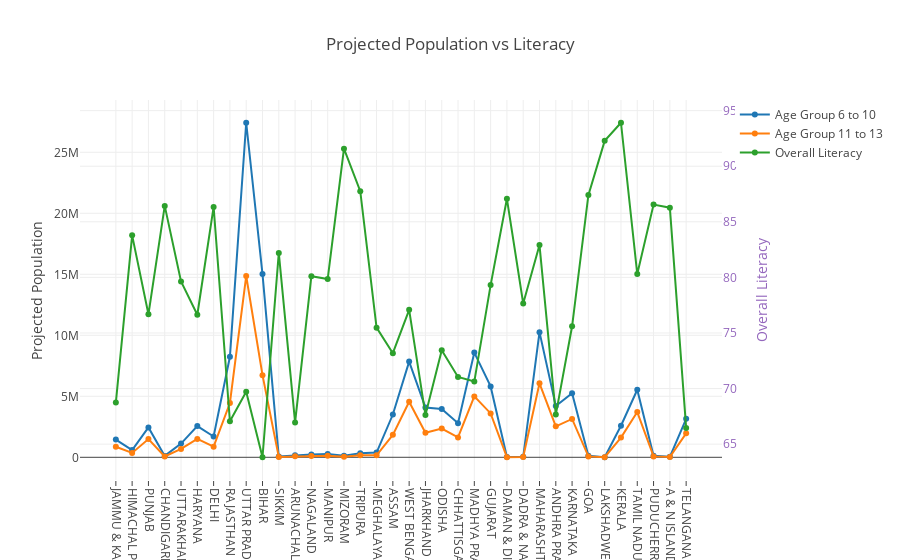

Notebook code cell kept with this figure:
### Code cell
# Creating trace1
trace1 = go.Scatter(
                    x = df_ele.STATNAME,
                    y = df_ele.TOT_6_10_15,
                    mode = "lines+markers",
                    name = "Age Group 6 to 10",
                    text= df_ele.STATNAME)
trace2 = go.Scatter(
                    x = df_ele.STATNAME,
                    y = df_ele.TOT_11_13_15,
                    mode = "lines+markers",
                    name = "Age Group 11 to 13",
                    text= df_ele.STATNAME
                    )
                    
trace3 = go.Scatter(
                    x = df_ele.STATNAME,
                    y = df_ele.OVERALL_LI,
                    mode = "lines+markers",
                    name = "Overall Literacy",
                    text= df_ele.STATNAME,
                    yaxis='y2')

data = [trace1, trace2, trace3]
layout = dict(title = 'Projected Population vs Literacy',
              xaxis= dict(
                  ticklen= 5,
                  tickangle=90,
                  zeroline= False),
                  
              yaxis=dict(
                    title='Projected Population'
                ),
              yaxis2=dict(
              title='Overall Literacy',
              titlefont=dict(
               color='rgb(148, 103, 189)'
              ),
              tickfont=dict(
              color='rgb(148, 103, 189)'
           ),
             overlaying='y',
             side='right'
         )
       )

fig = dict(data = data, layout = layout)
iplot(fig)

### Figure 1 — Plotly figure (JSON) as saved in the notebook; plotly's stock layout.template omitted (floating-point values rounded to 4 significant figures)
{"data": [{"mode": "lines+markers", "name": "Age Group 6 to 10", "text": ["JAMMU & KASHMIR", "HIMACHAL PRADESH", "PUNJAB", "CHANDIGARH", "UTTARAKHAND", "HARYANA", "DELHI", "RAJASTHAN", "UTTAR PRADESH", "BIHAR", "SIKKIM", "ARUNACHAL PRADESH", "NAGALAND", "MANIPUR", "MIZORAM", "TRIPURA", "MEGHALAYA", "ASSAM", "WEST BENGAL", "JHARKHAND", "ODISHA", "CHHATTISGARH", "MADHYA PRADESH", "GUJARAT", "DAMAN & DIU", "DADRA & NAGAR HAVELI", "MAHARASHTRA", "ANDHRA PRADESH", "KARNATAKA", "GOA", "LAKSHADWEEP", "KERALA", "TAMIL NADU", "PUDUCHERRY", "A & N ISLANDS", "TELANGANA"], "type": "scatter", "uid": "7a844ff6-38e9-4ef9-8522-687b5b6d2161", "x": ["JAMMU & KASHMIR", "HIMACHAL PRADESH", "PUNJAB", "CHANDIGARH", "UTTARAKHAND", "HARYANA", "DELHI", "RAJASTHAN", "UTTAR PRADESH", "BIHAR", "SIKKIM", "ARUNACHAL PRADESH", "NAGALAND", "MANIPUR", "MIZORAM", "TRIPURA", "MEGHALAYA", "ASSAM", "WEST BENGAL", "JHARKHAND", "ODISHA", "CHHATTISGARH", "MADHYA PRADESH", "GUJARAT", "DAMAN & DIU", "DADRA & NAGAR HAVELI", "MAHARASHTRA", "ANDHRA PRADESH", "KARNATAKA", "GOA", "LAKSHADWEEP", "KERALA", "TAMIL NADU", "PUDUCHERRY", "A & N ISLANDS", "TELANGANA"], "y": [1452682, 588162, 2447062, 114473, 1123220, 2556187, 1704499, 8238091, 27421871, 15017838, 59113, 174523, 239278, 263906, 118153, 339817, 388745, 3506540, 7843098, 4077439, 3963217, 2792441, 8585339, 5808398, 22119, 43860, 10258679, 4198314, 5249682, 120687, 5973, 2586473, 5534978, 122695, 35315, 3151811]}, {"mode": "lines+markers", "name": "Age Group 11 to 13", "text": ["JAMMU & KASHMIR", "HIMACHAL PRADESH", "PUNJAB", "CHANDIGARH", "UTTARAKHAND", "HARYANA", "DELHI", "RAJASTHAN", "UTTAR PRADESH", "BIHAR", "SIKKIM", "ARUNACHAL PRADESH", "NAGALAND", "MANIPUR", "MIZORAM", "TRIPURA", "MEGHALAYA", "ASSAM", "WEST BENGAL", "JHARKHAND", "ODISHA", "CHHATTISGARH", "MADHYA PRADESH", "GUJARAT", "DAMAN & DIU", "DADRA & NAGAR HAVELI", "MAHARASHTRA", "ANDHRA PRADESH", "KARNATAKA", "GOA", "LAKSHADWEEP", "KERALA", "TAMIL NADU", "PUDUCHERRY", "A & N ISLANDS", "TELANGANA"], "type": "scatter", "uid": "65f86fd8-4def-4873-a4b7-50a811b9da72", "x": ["JAMMU & KASHMIR", "HIMACHAL PRADESH", "PUNJAB", "CHANDIGARH", "UTTARAKHAND", "HARYANA", "DELHI", "RAJASTHAN", "UTTAR PRADESH", "BIHAR", "SIKKIM", "ARUNACHAL PRADESH", "NAGALAND", "MANIPUR", "MIZORAM", "TRIPURA", "MEGHALAYA", "ASSAM", "WEST BENGAL", "JHARKHAND", "ODISHA", "CHHATTISGARH", "MADHYA PRADESH", "GUJARAT", "DAMAN & DIU", "DADRA & NAGAR HAVELI", "MAHARASHTRA", "ANDHRA PRADESH", "KARNATAKA", "GOA", "LAKSHADWEEP", "KERALA", "TAMIL NADU", "PUDUCHERRY", "A & N ISLANDS", "TELANGANA"], "y": [865656, 354221, 1498066, 67721, 687598, 1509213, 874236, 4451853, 14858172, 6730614, 29539, 77791, 109124, 121088, 51193, 158355, 167695, 1838910, 4549909, 2013642, 2351996, 1626381, 4989418, 3596398, 12424, 25043, 6063279, 2538445, 3142541, 73445, 3805, 1618453, 3706996, 75174, 22232, 1966365]}, {"mode": "lines+markers", "name": "Overall Literacy", "text": ["JAMMU & KASHMIR", "HIMACHAL PRADESH", "PUNJAB", "CHANDIGARH", "UTTARAKHAND", "HARYANA", "DELHI", "RAJASTHAN", "UTTAR PRADESH", "BIHAR", "SIKKIM", "ARUNACHAL PRADESH", "NAGALAND", "MANIPUR", "MIZORAM", "TRIPURA", "MEGHALAYA", "ASSAM", "WEST BENGAL", "JHARKHAND", "ODISHA", "CHHATTISGARH", "MADHYA PRADESH", "GUJARAT", "DAMAN & DIU", "DADRA & NAGAR HAVELI", "MAHARASHTRA", "ANDHRA PRADESH", "KARNATAKA", "GOA", "LAKSHADWEEP", "KERALA", "TAMIL NADU", "PUDUCHERRY", "A & N ISLANDS", "TELANGANA"], "type": "scatter", "uid": "b9539433-9ac4-4dfc-8626-bb34aed16cb6", "x": ["JAMMU & KASHMIR", "HIMACHAL PRADESH", "PUNJAB", "CHANDIGARH", "UTTARAKHAND", "HARYANA", "DELHI", "RAJASTHAN", "UTTAR PRADESH", "BIHAR", "SIKKIM", "ARUNACHAL PRADESH", "NAGALAND", "MANIPUR", "MIZORAM", "TRIPURA", "MEGHALAYA", "ASSAM", "WEST BENGAL", "JHARKHAND", "ODISHA", "CHHATTISGARH", "MADHYA PRADESH", "GUJARAT", "DAMAN & DIU", "DADRA & NAGAR HAVELI", "MAHARASHTRA", "ANDHRA PRADESH", "KARNATAKA", "GOA", "LAKSHADWEEP", "KERALA", "TAMIL NADU", "PUDUCHERRY", "A & N ISLANDS", "TELANGANA"], "y": [68.74, 83.78, 76.68, 86.43, 79.63, 76.64, 86.34, 67.06, 69.72, 63.82, 82.2, 66.95, 80.11, 79.85, 91.58, 87.75, 75.48, 73.18, 77.08, 67.63, 73.45, 71.04, 70.63, 79.31, 87.07, 77.65, 82.91, 67.66, 75.6, 87.4, 92.28, 93.91, 80.3, 86.55, 86.27, 66.46], "yaxis": "y2"}], "layout": {"title": {"text": "Projected Population vs Literacy"}, "xaxis": {"tickangle": 90, "ticklen": 5, "zeroline": false}, "yaxis": {"title": {"text": "Projected Population"}}, "yaxis2": {"overlaying": "y", "side": "right", "tickfont": {"color": "rgb(148, 103, 189)"}, "title": {"font": {"color": "rgb(148, 103, 189)"}, "text": "Overall Literacy"}}}}
